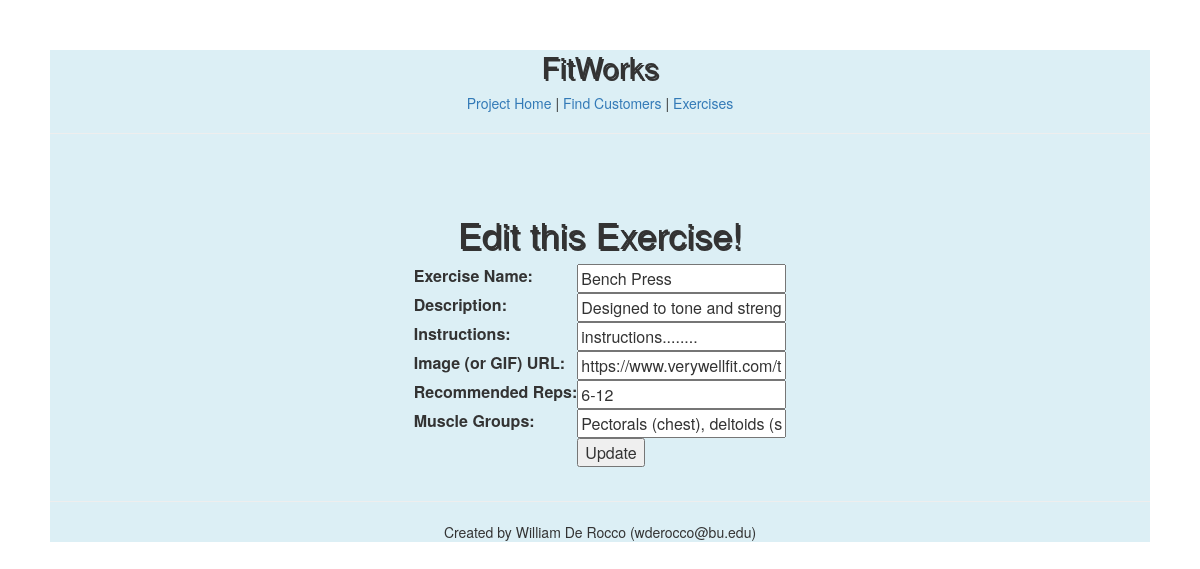
Before: /project/exercise/1/update with the older database file.
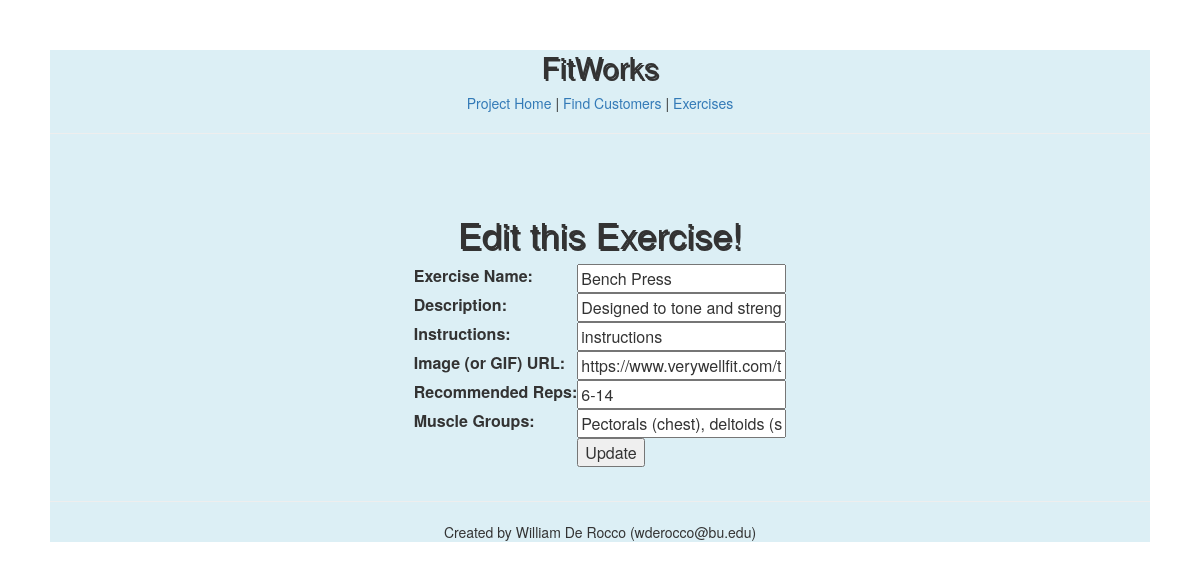
After: the same page with the newer database file.
### project/models.py (models this page shows, shortened)
class Exercise(models.Model):
    exercise_name = models.TextField(blank=True)
    description = models.TextField(blank=True)
    instructions = models.TextField(blank=True)
    image = models.URLField(blank=True)
    recommended_reps = models.TextField(blank=True)
    muscle_groups = models.TextField(blank=True)

### project/views.py (the view)
# urls.py: path('exercise/<int:pk>/update', UpdateExerciseView.as_view(), name="update_exercise"),
class UpdateExerciseView(UpdateView):
    model = Exercise
    form_class = UpdateExerciseForm
    template_name = "project/update_exercise_form.html"

### project/forms.py
class UpdateExerciseForm(forms.ModelForm):
    exercise_name = forms.CharField(label="Exercise Name", required=True)
    description = forms.CharField(label="Description", required=True)
    instructions = forms.CharField(label="Instructions", required=True)
    image = forms.CharField(label="Image (or GIF) URL", required=True)
    recommended_reps = forms.CharField(label="Recommended Reps", required=True)
    muscle_groups = forms.CharField(label="Muscle Groups", required=True)
    class Meta:
        model = Exercise
        fields = ['exercise_name', 'description', 'instructions', 'image', 'recommended_reps', 'muscle_groups']

### project/templates/project/update_exercise_form.html (shortened to what this page needs)
{% extends 'project/base.html' %}
{% block content %}
<head></head>
<h1>Edit this Exercise!</h1>
<form method="POST">
    <table>
        {{form.as_table}}
        <tr>
            <td></td>
            <td>
                <input type="submit" value="Update">
            </td>
        </tr>
    </table>
</form>
{% endblock %}

### project/templates/project/base.html (shortened to what this page needs)
<html>
    <head>
    </head>
    <body>
    <div class="center">
            <head>
        <link rel="stylesheet"
        href="https://cs-people.bu.edu/wderocco/css/2119_gymso_fitness/css/bootstrap.min.css">
    </head>
<h2>FitWorks</h2>
    <body>
    <header>
        <a href="{% url 'home_page' %}">Project Home</a> |
        <a href="{% url 'all_users' %}">Find Customers</a> |
        <a href="{% url 'show_all_exercises' %}">Exercises</a>
    </header>
<hr>
        {% block content %}
        {% endblock %}
<hr>
Created by William De Rocco (wderocco@bu.edu)
    </div>
    </body>
</body>
</html>

### project/templates/project/base.html (style rules this page uses)
.center { text-align: center; }
div { margin-top: 50px; margin-bottom: 50px; margin-right: 50px; margin-left: 50px; background-color: rgba(205, 232, 241, 0.692); }
h1, h2 { text-shadow: 1.75px 1.75px; }
body { background-image: url("https://hips.hearstapps.com/hmg-prod.s3.amazonaws.com/images/gettyimages-838386570-1544458219.png"); background-repeat: no-repeat; background-size: cover; }

### project/templates/project/update_exercise_form.html (style rules this page uses)
form { display: inline-block; }

Changed rows visible on the page:
changed Exercise "Bench Press": instructions "instructions........" → "instructions"; recommended_reps "6-12" → "6-14"
